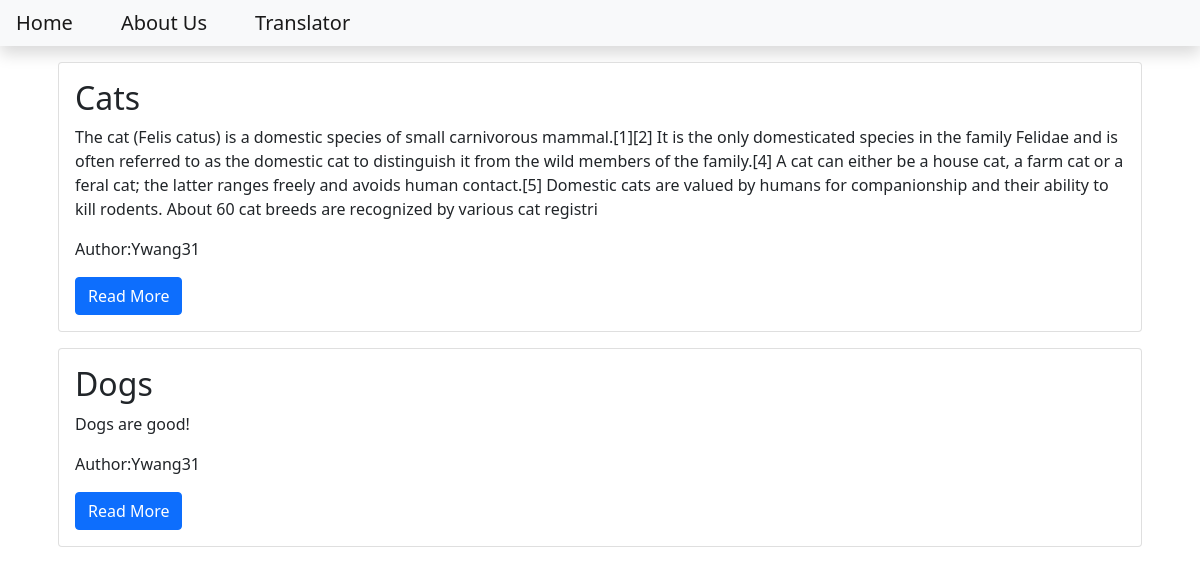
The page / on the database its author committed.
### blog/models.py (models this page shows, shortened)
class Post(models.Model):
    title = models.CharField(max_length=200)
    content = models.TextField()
    date_created = models.DateTimeField(auto_now_add=True)
    slug = models.SlugField(max_length=200,unique=True)
    author= models.ForeignKey(to=User, on_delete=models.CASCADE)
    status = models.IntegerField(choices=STATUS,default=0)

### blog/views.py (the view)
# urls.py: path('',views.PostList.as_view(), name = 'home')
class PostList(generic.ListView):
    queryset = Post.objects.filter(status = 1).order_by('date_created')
    template_name = 'index.html'

### templates/index.html
{% extends 'base.html' %}
{% block content%}
     <div class = "container">
        {% for post in post_list %}
        <div class = "card m-3">
            <div class = "card-body">
                <h2 class = "card-title">
                    {{post.title}}
                </h2>
                <p class = "card-text">
                    {{post.content | slice:"500"}}
                </p>
                <p class = "card-text">
                    Author:{{post.author | title}}
                </p>
                <a class = "btn btn-primary" href="{% url 'blog_view' post.slug %}">
                    Read More
                  </a>
            </div>
        </div>
        {%endfor %}
      </div>
      {% endblock content%}

### templates/base.html (shortened to what this page needs)
<!DOCTYPE html>
<html>
  <head>
    <link
      href="https://cdn.jsdelivr.net/npm/bootstrap@5.1.3/dist/css/bootstrap.min.css"
      rel="stylesheet"
    />
  </head>
  <body>
    <nav class = "navbar navbar-expand-lg navbar-light bg-light shadow mb-3" id= "mainNav">
      <div class = "collapse navbar-collapse" id = "navbarResponsive">
        <ul class="navbar-nav ml-auto">
          <li class = "nav-item">
            <a class = "navbar-brand p-3" href="{% url 'home' %}">Home</a>
          </li>
          <li>
            <a class = "navbar-brand p-3" href="{% url 'about_view' %}">About Us</a>
          </li>
          <li>
            <a class = "navbar-brand p-3" href="{% url 'translator_view' %}">Translator</a>
          </li>
        </ul>
      </div>
    </nav>
    {% block content%} {% endblock content%}
  </body>
</html>

### rows shown on the page
Post: title "Cats", content "The cat (Felis catus) is a domestic species of small carnivorous mammal.[1][2] It is the only domesticated species in the family Felidae and is often referred to as the domestic cat to distinguish it from the wild members of the family.[4] A cat can either be a house cat, a farm cat or a feral cat; the latter ranges freely and avoids human contact.[5] Domestic cats are valued by humans for companionship and their ability to kill rodents. About 60 cat breeds are recognized by various cat registri", author "Ywang31"
Post: title "Dogs", content "Dogs are good!", author "Ywang31"
